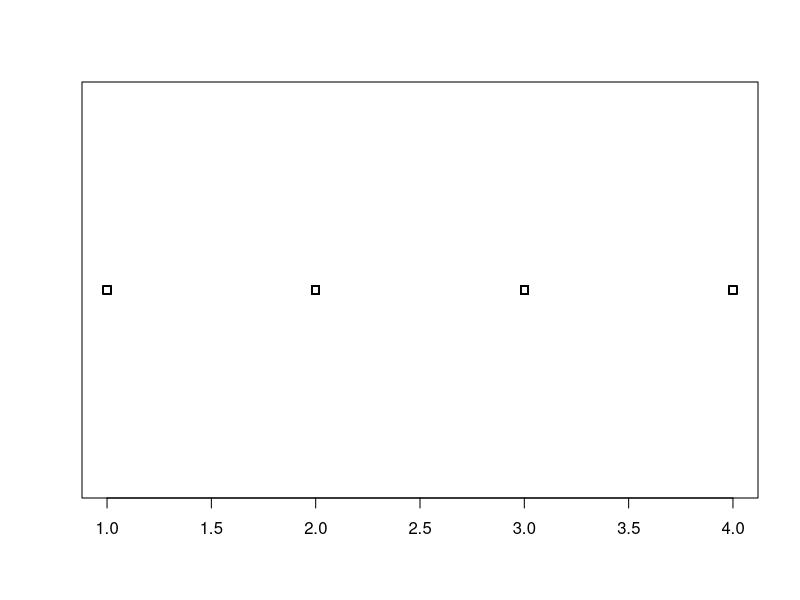

Reproduce this figure in R.
## ---- chunk 1
knitr::opts_chunk$set(echo = TRUE)
library(readr)
data <- read.csv("Telefon_a_M_vil_abonados_por_categor_a_20250730.csv")
## ---- chunk 2
plot(data[2.2])
